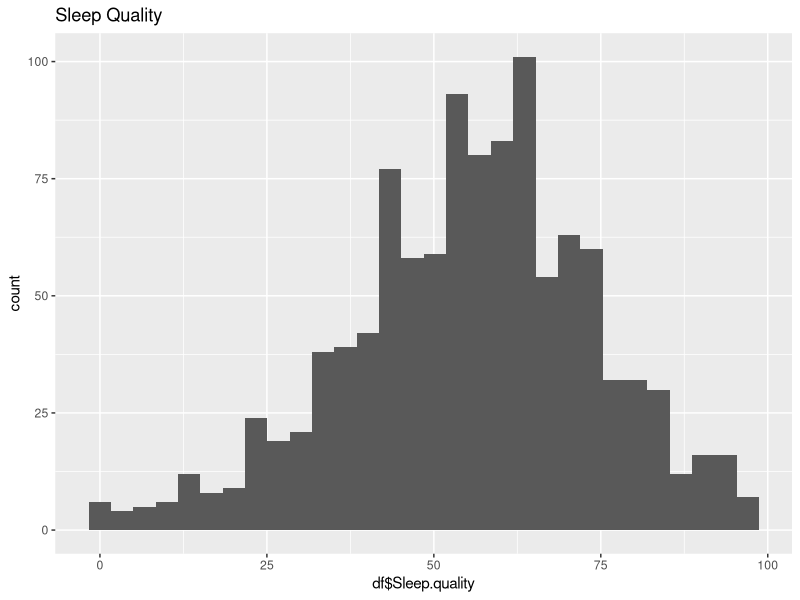
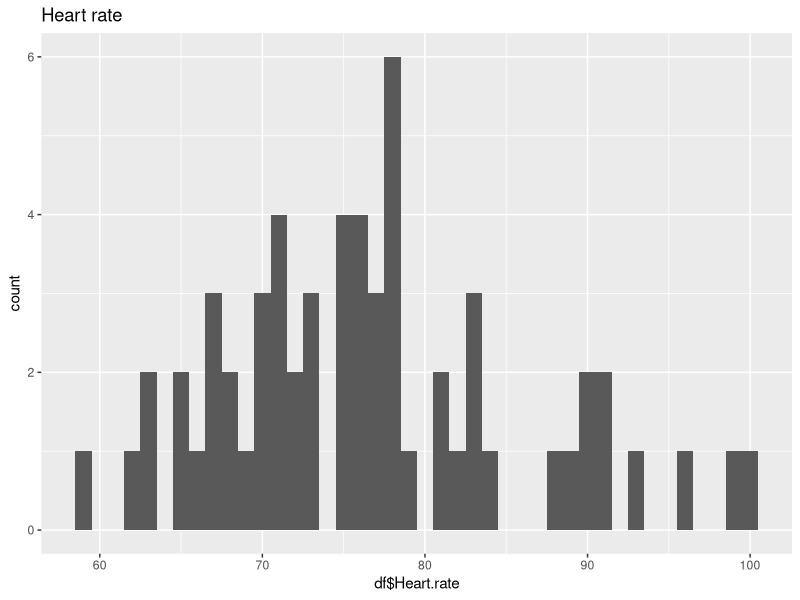
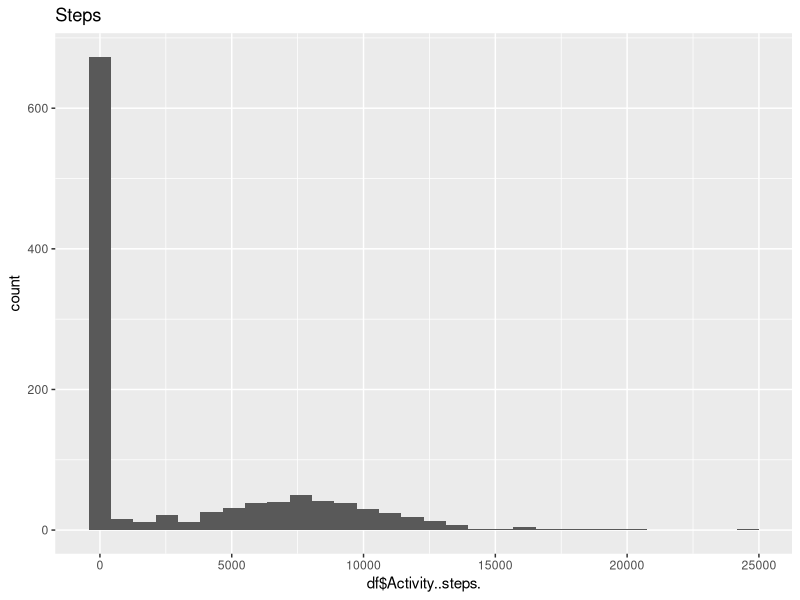
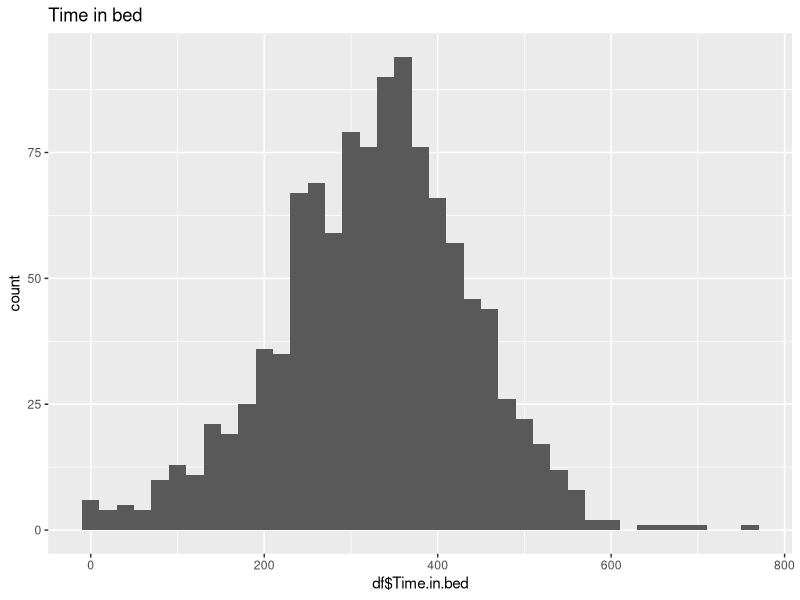
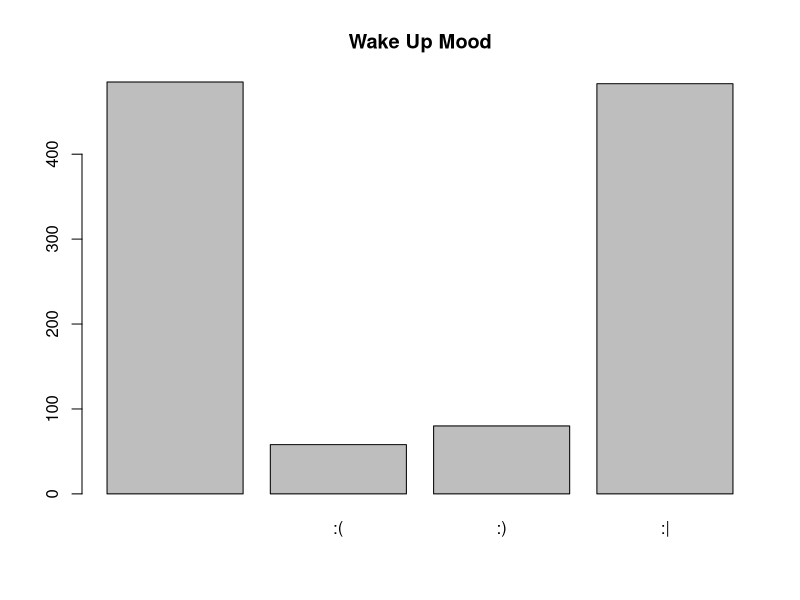
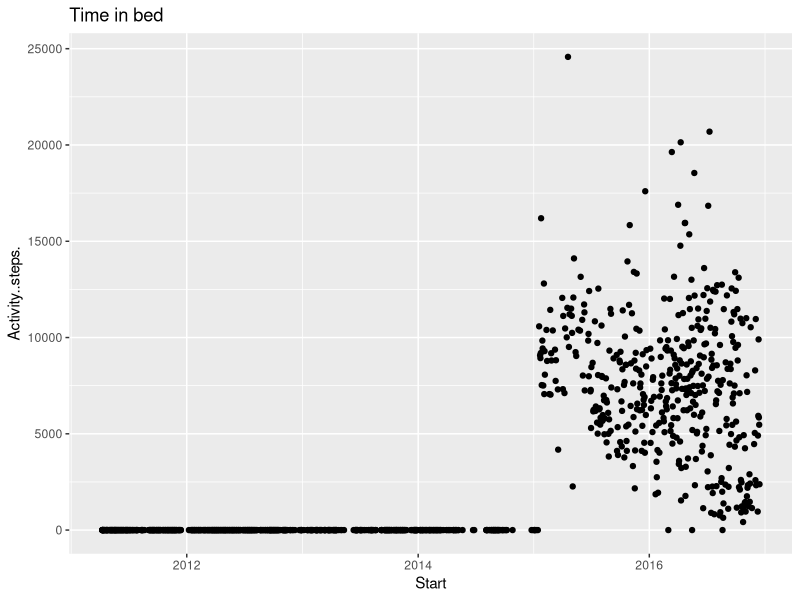
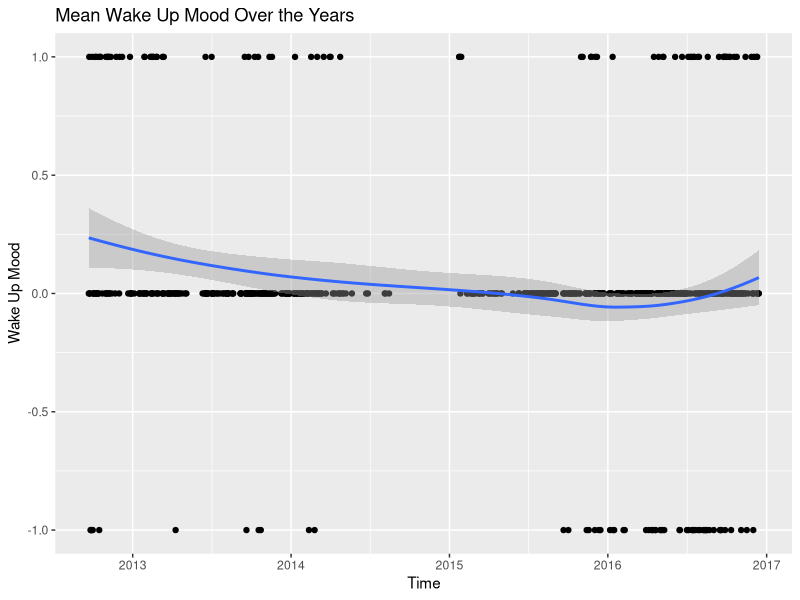
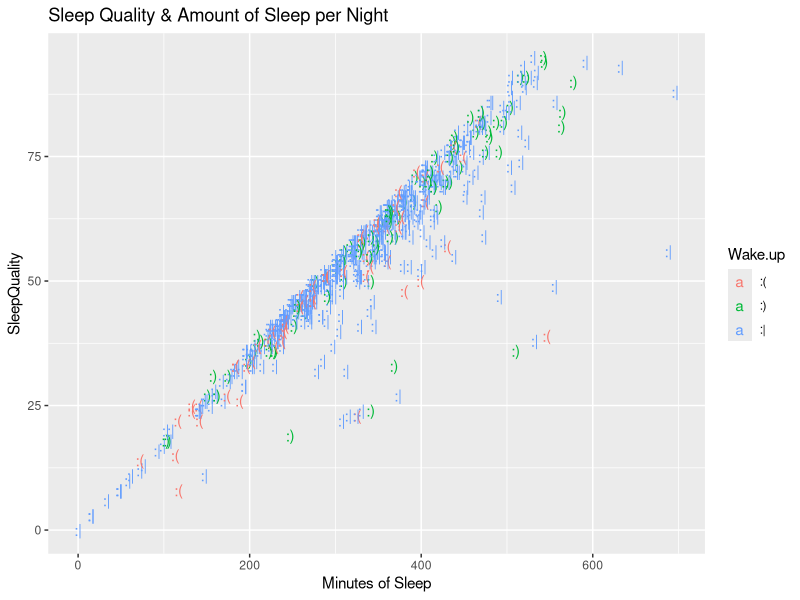

Source code (R) for these figures, in order:
## ---- chunk 1
rm(list = ls())
library(tidyverse)
library(RColorBrewer)
library(knitr)
library(nnet)
## ---- chunk 2
df = read.csv("sleepdata.csv", sep = ";", stringsAsFactors = FALSE)
df = as.data.frame(df)
head(df)
## ---- chunk 3
df[,1:2] = lapply(df[,1:2], as.POSIXct)
df$Sleep.quality = as.numeric(sub("%","", df$Sleep.quality))
df$Wake.up = as.factor(df$Wake.up)
## ---- chunk 4
#a function to turn the time in bed from 
#the hh:mm format to total minutes

minuteParse = function(hhmm){
  temp = hhmm
  hours = as.numeric(strsplit(temp, split=":")[[1]][1])
  mins = as.numeric(strsplit(temp, split=":")[[1]][2])
  totalMins = (hours*60)+mins
  return(totalMins)
}

df$Time.in.bed = sapply(df$Time.in.bed, minuteParse)
## ---- chunk 5
head(df)
## ---- chunk 6
summary(df)
ggplot(data=df)+
  geom_histogram(aes(x = df$Sleep.quality))+
  ggtitle("Sleep Quality")

ggplot(data=df)+
  geom_histogram(aes(x = df$Heart.rate), binwidth = 1)+
  ggtitle("Heart rate")

ggplot(data=df)+
  geom_histogram(aes(x = df$Activity..steps.))+
  ggtitle("Steps")

ggplot(data=df)+
  geom_histogram(aes(x = df$Time.in.bed), binwidth=20)+
  ggtitle("Time in bed")

plot(df$Wake.up, main = "Wake Up Mood")
## ---- chunk 7
df$Heart.rate = NULL
## ---- chunk 8
ggplot(data=df)+
  geom_point(aes(y = Activity..steps., x = Start))+
  ggtitle("Time in bed")
## ---- chunk 9
df$Activity..steps. = NULL
## ---- chunk 10
mood = table(df$Wake.up)
print(floor(mood/min(mood)))
## ---- chunk 11
exampleString = df$Sleep.Notes[809]
exampleString
#we can split a string and get each note in a list like so
strsplit(exampleString, ":")

#so lets work through each night's note and enumerate the notes we have
getNotes = function(vec){
  allNotes = as.vector(unlist(strsplit(vec, ":")))
  return(unique(allNotes))
}

#create a df with each sleep note as a column
allNotes = getNotes(df$Sleep.Notes)
sleepNotes = data.frame(matrix(0,ncol = length(allNotes), nrow = dim(df)[1]))
names(sleepNotes) = allNotes

#now loop through the original data set and parse it as above,
#but this time, if the temp list contains a string that 
#matches a column, mark that row in that column

makeNotes = function(dataframe,vec){
  
  for(i in 1:length(vec)){
    temp = as.vector(unlist(strsplit(vec[i], ":")))
    if(length(temp)>0){
      for(j in 1:length(temp)){
        hit = match(temp[j], names(dataframe))
        dataframe[i,hit] = 1
      }
    }
  }
  return(dataframe)
}

sleepNotes = data.frame(makeNotes(sleepNotes,df$Sleep.Notes))
apply(sleepNotes,2,table)
df$Sleep.Notes = NULL
df = bind_cols(df,sleepNotes)
head(df)
## ---- chunk 12
#refactor wakeup mood
df$Mood = as.numeric(df$Wake.up)
df$Mood[which(df$Wake.up == "")] = NA
df$Mood[which(df$Wake.up == ":|")] = 0
df$Mood[which(df$Wake.up == ":(")] = -1
df$Mood[which(df$Wake.up == ":)")] = 1
## ---- chunk 13
df2 = df[which(is.na(df$Mood) == FALSE),]
ggplot(df2, aes(x = Start, y = Mood)) + geom_point() + xlab("Time") + scale_x_datetime() + ylab("Wake Up Mood")+
  geom_smooth()+ggtitle("Mean Wake Up Mood Over the Years")
df$Mood = NULL
## ---- chunk 14
ggplot(df2) + geom_text(aes(x = Time.in.bed, y = Sleep.quality, label = Wake.up, colour = Wake.up)) + xlab("Minutes of Sleep") + ylab("SleepQuality") + ggtitle("Sleep Quality & Amount of Sleep per Night")

cor(df$Sleep.quality, df$Time.in.bed)
## ---- chunk 15
df = df[!(df$Wake.up == ""),]
df$Wake.up = factor(df$Wake.up)
summary(df[,1:5])
## ---- chunk 16
boxplot(df$Sleep.quality, main = "Sleep Quality")
boxplot(df$Time.in.bed, main = "Length of Sleep")
## ---- chunk 17
df = df[!(df$Time.in.bed < 60),]
nights = df[,1:2]
df[,1:2] = NULL
rownames(df) = nights$Start
## ---- chunk 18
boxplot(df$Sleep.quality, main = "Sleep Quality")
boxplot(df$Time.in.bed, main = "Length of Sleep")
## ---- chunk 19
vars = NULL
for(i in 4:17){
  print(names(df)[i])
  temp = df[,i]
  ratio = as.vector(table(temp))
  ratio = ((ratio[2]/ratio[1])*100)%>%
    round(.,2)
  paste(ratio,"%")%>%
    print()
  vars = rbind(vars,ratio)
}

vars = as.data.frame(vars)
rownames(vars) = NULL
vars$Variable = names(df)[4:17]
vars = vars[order(-vars$V1),]

ggplot(vars)+
  geom_bar(aes(x = with(vars, reorder(Variable,V1)), y = V1, fill = Variable), stat = "identity")+
  ylab("Percentage")+
  xlab("Note")+
  coord_flip()+
  ggtitle("Relative Frequencies of Sleep Notes Mentioned")
## ---- chunk 20
# we need to truly randomise the subset that we use for modeling.
# because we are really violating the assumption of uncorrelated
# observations since it is a linear dataset
set.seed(1)
ind = sample(1:dim(df)[1],0.6*dim(df)[1])
binaryTrain = ifelse(1:dim(df)[1] %in% ind, 1,2)

plot(df$Sleep.quality, df$Time.in.bed, col = binaryTrain+10, cex = 0.7, pch = as.numeric(df$Wake.up), main = "Verifying Random Sampling")

train = df[ind,]

model1 = multinom(Wake.up~., train)
summary(model1)
## ---- chunk 21
coef(model1)%>%
  exp()%>%
  kable(., digits = 3, caption = "Relative Odds of Waking Up in a Better Mood")

odds = coef(model1)%>%
  exp()%>%
  as.data.frame()%>%
  t()

odds = as.data.frame(odds)
odds$Variable = as.vector(rownames(odds))
odds = gather(odds,Mood,Odds, 1:2)

ggplot(odds)+
  geom_bar(aes(x = with(odds, reorder(Variable,Odds)), y = Odds, fill = Variable), stat = "identity")+
  coord_flip()+
  facet_wrap(~Mood)+
  xlab("Sleep Note")+
  ggtitle("Sleep Note's Odds of Increasing My Wake Up Mood")
## ---- chunk 22
# acknowledge:
# http://stats.stackexchange.com/questions/63222/getting-p-values-for-multinom-in-r-nnet-package

z = summary(model1)$coefficients/summary(model1)$standard.errors
p = ((1 - pnorm(abs(z), 0, 1)) * 2) %>%
  as.data.frame()
p

for(i in 1:length(p)){
  temp = p[,i]
  if(temp[2] < 0.05){
    print(paste(names(p)[i],"is significant for :| mood:",round(temp[2],4)))
  }
  if(temp[1] < 0.05){
    print(paste(names(p)[i],"is significant for :) mood:",round(temp[1],4)))
  }
}
## ---- chunk 23
test = df[-ind,]
yhat = predict(model1, newdata = test, type = "class")
y = df[-ind,"Wake.up"]
## ---- chunk 24
table(yhat,y)
## ---- chunk 25
n = 10
train = df[ind,]

# 100% of minority groups in training set
minor = which(train$Wake.up != ":|") 
minor_weight = rep(1,length(minor))

# n% of the majority class
major = which(train$Wake.up == ":|")
set.seed(1)
major = sample(major,length(major)/n) 
major_weight = rep(n,length(major))

wt = c(minor_weight,major_weight)
train = df[c(minor,major),]
## ---- chunk 26
model2 = multinom(Wake.up~., train, weights = wt)
summary(model2)
## ---- chunk 27
test = df[-ind,]
yhat = predict(model2, newdata = test, type = "class")
y = df[-ind,"Wake.up"]

table(yhat,y)
round(mean(yhat == y)*100)
